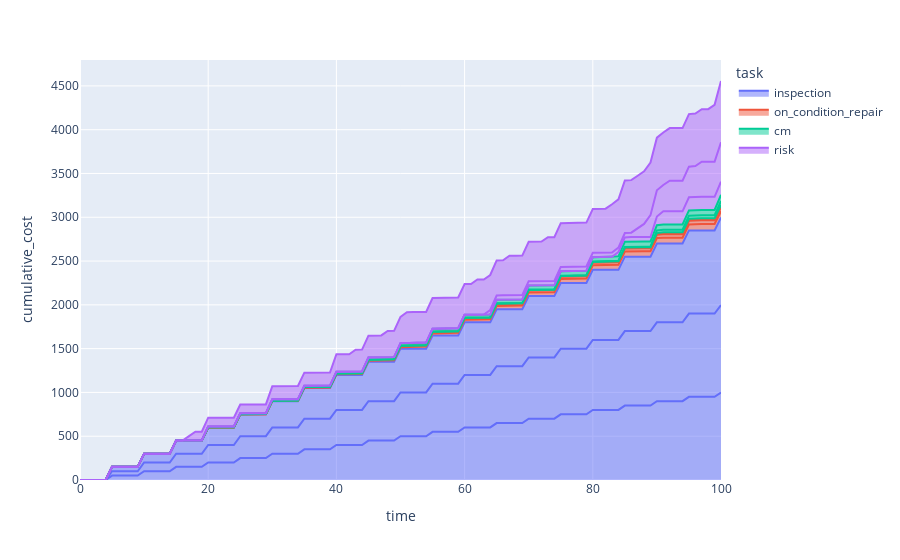

The cell this chart's notebook holds for it:
### Code cell
fig

### Figure 1 — Plotly figure (JSON) as saved in the notebook; plotly's stock layout.template omitted (floating-point values rounded to 4 significant figures)
{"data": [{"hovertemplate": "task=inspection<br>failure_mode=fast_aging<br>time=%{x}<br>cumulative_cost=%{y}<extra></extra>", "legendgroup": "inspection", "line": {"color": "#636efa"}, "mode": "lines", "name": "inspection", "orientation": "v", "showlegend": true, "stackgroup": "1", "type": "scatter", "x": [0, 1, 2, 3, 4, 5, 6, 7, 8, 9, 10, 11, 12, 13, 14, 15, 16, 17, 18, 19, 20, 21, 22, 23, 24, 25, 26, 27, 28, 29, 30, 31, 32, 33, 34, 35, 36, 37, 38, 39, 40, 41, 42, 43, 44, 45, 46, 47, 48, 49, 50, 51, 52, 53, 54, 55, 56, 57, 58, 59, 60, 61, 62, 63, 64, 65, 66, 67, 68, 69, 70, 71, 72, 73, 74, 75, 76, 77, 78, 79, 80, 81, 82, 83, 84, 85, 86, 87, 88, 89, 90, 91, 92, 93, 94, 95, 96, 97, 98, 99, 100], "xaxis": "x", "y": [0, 0, 0, 0, 0, 50, 50, 50, 50, 50, 100, 100, 100, 100, 100, 150, 150, 150, 150, 150, 200, 200, 200, 200, 200, 250, 250, 250, 250, 250, 300, 300, 300, 300, 300, 350, 350, 350, 350, 350, 400, 400, 400, 400, 400, 450, 450, 450, 450, 450, 500, 500, 500, 500, 500, 550, 550, 550, 550, 550, 600, 600, 600, 600, 600, 650, 650, 650, 650, 650, 700, 700, 700, 700, 700, 750, 750, 750, 750, 750, 800, 800, 800, 800, 800, 850, 850, 850, 850, 850, 900, 900, 900, 900, 900, 950, 950, 950, 950, 950, 999], "yaxis": "y"}, {"hovertemplate": "task=inspection<br>failure_mode=slow_aging<br>time=%{x}<br>cumulative_cost=%{y}<extra></extra>", "legendgroup": "inspection", "line": {"color": "#636efa"}, "mode": "lines", "name": "inspection", "orientation": "v", "showlegend": false, "stackgroup": "1", "type": "scatter", "x": [0, 1, 2, 3, 4, 5, 6, 7, 8, 9, 10, 11, 12, 13, 14, 15, 16, 17, 18, 19, 20, 21, 22, 23, 24, 25, 26, 27, 28, 29, 30, 31, 32, 33, 34, 35, 36, 37, 38, 39, 40, 41, 42, 43, 44, 45, 46, 47, 48, 49, 50, 51, 52, 53, 54, 55, 56, 57, 58, 59, 60, 61, 62, 63, 64, 65, 66, 67, 68, 69, 70, 71, 72, 73, 74, 75, 76, 77, 78, 79, 80, 81, 82, 83, 84, 85, 86, 87, 88, 89, 90, 91, 92, 93, 94, 95, 96, 97, 98, 99, 100], "xaxis": "x", "y": [0, 0, 0, 0, 0, 50, 50, 50, 50, 50, 100, 100, 100, 100, 100, 150, 150, 150, 150, 150, 200, 200, 200, 200, 200, 250, 250, 250, 250, 250, 300, 300, 300, 300, 300, 350, 350, 350, 350, 350, 400, 400, 400, 400, 400, 450, 450, 450, 450, 450, 500, 500, 500, 500, 500, 550, 550, 550, 550, 550, 600, 600, 600, 600, 600, 650, 650, 650, 650, 650, 700, 700, 700, 700, 700, 750, 750, 750, 750, 750, 800, 800, 800, 800, 800, 850, 850, 850, 850, 850, 900, 900, 900, 900, 900, 950, 950, 950, 950, 950, 999], "yaxis": "y"}, {"hovertemplate": "task=inspection<br>failure_mode=random<br>time=%{x}<br>cumulative_cost=%{y}<extra></extra>", "legendgroup": "inspection", "line": {"color": "#636efa"}, "mode": "lines", "name": "inspection", "orientation": "v", "showlegend": false, "stackgroup": "1", "type": "scatter", "x": [0, 1, 2, 3, 4, 5, 6, 7, 8, 9, 10, 11, 12, 13, 14, 15, 16, 17, 18, 19, 20, 21, 22, 23, 24, 25, 26, 27, 28, 29, 30, 31, 32, 33, 34, 35, 36, 37, 38, 39, 40, 41, 42, 43, 44, 45, 46, 47, 48, 49, 50, 51, 52, 53, 54, 55, 56, 57, 58, 59, 60, 61, 62, 63, 64, 65, 66, 67, 68, 69, 70, 71, 72, 73, 74, 75, 76, 77, 78, 79, 80, 81, 82, 83, 84, 85, 86, 87, 88, 89, 90, 91, 92, 93, 94, 95, 96, 97, 98, 99, 100], "xaxis": "x", "y": [0, 0, 0, 0, 0, 50, 50, 50, 50, 50, 100, 100, 100, 100, 100, 150, 150, 150, 150, 150, 200, 200, 200, 200, 200, 250, 250, 250, 250, 250, 300, 300, 300, 300, 300, 350, 350, 350, 350, 350, 400, 400, 400, 400, 400, 450, 450, 450, 450, 450, 500, 500, 500, 500, 500, 550, 550, 550, 550, 550, 600, 600, 600, 600, 600, 650, 650, 650, 650, 650, 700, 700, 700, 700, 700, 750, 750, 750, 750, 750, 800, 800, 800, 800, 800, 850, 850, 850, 850, 850, 900, 900, 900, 900, 900, 950, 950, 950, 950, 950, 999], "yaxis": "y"}, {"hovertemplate": "task=on_condition_repair<br>failure_mode=fast_aging<br>time=%{x}<br>cumulative_cost=%{y}<extra></extra>", "legendgroup": "on_condition_repair", "line": {"color": "#EF553B"}, "mode": "lines", "name": "on_condition_repair", "orientation": "v", "showlegend": true, "stackgroup": "1", "type": "scatter", "x": [0, 1, 2, 3, 4, 5, 6, 7, 8, 9, 10, 11, 12, 13, 14, 15, 16, 17, 18, 19, 20, 21, 22, 23, 24, 25, 26, 27, 28, 29, 30, 31, 32, 33, 34, 35, 36, 37, 38, 39, 40, 41, 42, 43, 44, 45, 46, 47, 48, 49, 50, 51, 52, 53, 54, 55, 56, 57, 58, 59, 60, 61, 62, 63, 64, 65, 66, 67, 68, 69, 70, 71, 72, 73, 74, 75, 76, 77, 78, 79, 80, 81, 82, 83, 84, 85, 86, 87, 88, 89, 90, 91, 92, 93, 94, 95, 96, 97, 98, 99, 100], "xaxis": "x", "y": [0, 0, 0, 0, 0, 0, 0, 0, 0, 0, 0, 0, 0, 0, 0, 0, 0, 0, 0, 0, 0, 0, 0, 0, 0, 0, 0, 0, 0, 1, 2, 3, 4, 4, 4, 4, 5, 5, 5, 6, 7, 7, 7, 8, 10, 11, 13, 14, 15, 16, 17, 19, 21, 22, 23, 24, 26, 27, 29, 30, 30, 31, 32, 33, 34, 36, 38, 39, 40, 41, 41, 43, 43, 44, 44, 45, 48, 49, 50, 51, 52, 55, 56, 56, 57, 58, 62, 62, 62, 62, 63, 67, 67, 67, 67, 67, 73, 73, 73, 73, 73], "yaxis": "y"}, {"hovertemplate": "task=on_condition_repair<br>failure_mode=slow_aging<br>time=%{x}<br>cumulative_cost=%{y}<extra></extra>", "legendgroup": "on_condition_repair", "line": {"color": "#EF553B"}, "mode": "lines", "name": "on_condition_repair", "orientation": "v", "showlegend": false, "stackgroup": "1", "type": "scatter", "x": [0, 1, 2, 3, 4, 5, 6, 7, 8, 9, 10, 11, 12, 13, 14, 15, 16, 17, 18, 19, 20, 21, 22, 23, 24, 25, 26, 27, 28, 29, 30, 31, 32, 33, 34, 35, 36, 37, 38, 39, 40, 41, 42, 43, 44, 45, 46, 47, 48, 49, 50, 51, 52, 53, 54, 55, 56, 57, 58, 59, 60, 61, 62, 63, 64, 65, 66, 67, 68, 69, 70, 71, 72, 73, 74, 75, 76, 77, 78, 79, 80, 81, 82, 83, 84, 85, 86, 87, 88, 89, 90, 91, 92, 93, 94, 95, 96, 97, 98, 99, 100], "xaxis": "x", "y": [0, 0, 0, 0, 0, 0, 0, 0, 0, 0, 0, 0, 0, 0, 0, 0, 0, 0, 0, 0, 0, 0, 0, 0, 0, 0, 0, 0, 0, 0, 1, 1, 1, 1, 1, 4, 4, 4, 4, 4, 6, 6, 6, 6, 6, 8, 8, 8, 8, 8, 12, 12, 12, 12, 12, 15, 15, 15, 15, 15, 17, 17, 17, 17, 17, 20, 20, 20, 20, 20, 23, 23, 23, 23, 23, 26, 26, 26, 26, 26, 30, 30, 30, 30, 30, 34, 34, 34, 34, 34, 38, 38, 38, 38, 38, 42, 42, 42, 42, 42, 46], "yaxis": "y"}, {"hovertemplate": "task=on_condition_repair<br>failure_mode=random<br>time=%{x}<br>cumulative_cost=%{y}<extra></extra>", "legendgroup": "on_condition_repair", "line": {"color": "#EF553B"}, "mode": "lines", "name": "on_condition_repair", "orientation": "v", "showlegend": false, "stackgroup": "1", "type": "scatter", "x": [0, 1, 2, 3, 4, 5, 6, 7, 8, 9, 10, 11, 12, 13, 14, 15, 16, 17, 18, 19, 20, 21, 22, 23, 24, 25, 26, 27, 28, 29, 30, 31, 32, 33, 34, 35, 36, 37, 38, 39, 40, 41, 42, 43, 44, 45, 46, 47, 48, 49, 50, 51, 52, 53, 54, 55, 56, 57, 58, 59, 60, 61, 62, 63, 64, 65, 66, 67, 68, 69, 70, 71, 72, 73, 74, 75, 76, 77, 78, 79, 80, 81, 82, 83, 84, 85, 86, 87, 88, 89, 90, 91, 92, 93, 94, 95, 96, 97, 98, 99, 100], "xaxis": "x", "y": [0, 0, 0, 0, 0, 0, 0, 0, 0, 0, 1, 1, 1, 1, 1, 1, 1, 1, 1, 1, 2, 2, 2, 2, 2, 2, 2, 2, 2, 2, 3, 3, 3, 3, 3, 3, 3, 3, 3, 3, 3, 3, 3, 3, 3, 4, 4, 4, 4, 4, 4, 4, 4, 4, 4, 4, 4, 4, 4, 4, 5, 5, 5, 5, 5, 6, 6, 6, 6, 6, 6, 6, 6, 6, 6, 7, 7, 7, 7, 7, 7, 7, 7, 7, 7, 8, 8, 8, 8, 8, 8, 8, 8, 8, 8, 9, 9, 9, 9, 9, 10], "yaxis": "y"}, {"hovertemplate": "task=cm<br>failure_mode=fast_aging<br>time=%{x}<br>cumulative_cost=%{y}<extra></extra>", "legendgroup": "cm", "line": {"color": "#00cc96"}, "mode": "lines", "name": "cm", "orientation": "v", "showlegend": true, "stackgroup": "1", "type": "scatter", "x": [0, 1, 2, 3, 4, 5, 6, 7, 8, 9, 10, 11, 12, 13, 14, 15, 16, 17, 18, 19, 20, 21, 22, 23, 24, 25, 26, 27, 28, 29, 30, 31, 32, 33, 34, 35, 36, 37, 38, 39, 40, 41, 42, 43, 44, 45, 46, 47, 48, 49, 50, 51, 52, 53, 54, 55, 56, 57, 58, 59, 60, 61, 62, 63, 64, 65, 66, 67, 68, 69, 70, 71, 72, 73, 74, 75, 76, 77, 78, 79, 80, 81, 82, 83, 84, 85, 86, 87, 88, 89, 90, 91, 92, 93, 94, 95, 96, 97, 98, 99, 100], "xaxis": "x", "y": [0, 0, 0, 0, 0, 0, 0, 0, 0, 0, 0, 0, 0, 0, 0, 0, 0, 0, 0, 0, 0, 0, 0, 0, 0, 0, 0, 0, 0, 0, 0, 0, 0, 0, 0, 0, 0, 0, 0, 0, 0, 0, 0, 0, 0, 0, 0, 0, 0, 0, 0, 0, 0, 0, 0, 0, 0, 0, 0, 0, 0, 0, 0, 0, 0, 0, 0, 0, 0, 0, 0, 0, 0, 0, 0, 0, 0, 0, 0, 0, 0, 0, 0, 0, 5, 5, 5, 5, 5, 5, 10, 15, 15, 15, 15, 15, 15, 15, 15, 15, 15], "yaxis": "y"}, {"hovertemplate": "task=cm<br>failure_mode=slow_aging<br>time=%{x}<br>cumulative_cost=%{y}<extra></extra>", "legendgroup": "cm", "line": {"color": "#00cc96"}, "mode": "lines", "name": "cm", "orientation": "v", "showlegend": false, "stackgroup": "1", "type": "scatter", "x": [0, 1, 2, 3, 4, 5, 6, 7, 8, 9, 10, 11, 12, 13, 14, 15, 16, 17, 18, 19, 20, 21, 22, 23, 24, 25, 26, 27, 28, 29, 30, 31, 32, 33, 34, 35, 36, 37, 38, 39, 40, 41, 42, 43, 44, 45, 46, 47, 48, 49, 50, 51, 52, 53, 54, 55, 56, 57, 58, 59, 60, 61, 62, 63, 64, 65, 66, 67, 68, 69, 70, 71, 72, 73, 74, 75, 76, 77, 78, 79, 80, 81, 82, 83, 84, 85, 86, 87, 88, 89, 90, 91, 92, 93, 94, 95, 96, 97, 98, 99, 100], "xaxis": "x", "y": [0, 0, 0, 0, 0, 0, 0, 0, 0, 0, 0, 0, 0, 0, 0, 0, 0, 0, 0, 0, 0, 0, 0, 0, 0, 0, 0, 0, 0, 0, 0, 0, 0, 0, 0, 0, 0, 0, 0, 0, 0, 0, 0, 0, 0, 0, 0, 0, 0, 0, 0, 0, 0, 0, 0, 0, 0, 0, 0, 0, 0, 0, 0, 0, 0, 5, 5, 5, 5, 5, 5, 5, 5, 5, 5, 5, 5, 5, 5, 5, 5, 5, 5, 5, 5, 5, 5, 5, 5, 5, 30, 30, 30, 30, 30, 35, 35, 35, 35, 35, 45], "yaxis": "y"}, {"hovertemplate": "task=cm<br>failure_mode=random<br>time=%{x}<br>cumulative_cost=%{y}<extra></extra>", "legendgroup": "cm", "line": {"color": "#00cc96"}, "mode": "lines", "name": "cm", "orientation": "v", "showlegend": false, "stackgroup": "1", "type": "scatter", "x": [0, 1, 2, 3, 4, 5, 6, 7, 8, 9, 10, 11, 12, 13, 14, 15, 16, 17, 18, 19, 20, 21, 22, 23, 24, 25, 26, 27, 28, 29, 30, 31, 32, 33, 34, 35, 36, 37, 38, 39, 40, 41, 42, 43, 44, 45, 46, 47, 48, 49, 50, 51, 52, 53, 54, 55, 56, 57, 58, 59, 60, 61, 62, 63, 64, 65, 66, 67, 68, 69, 70, 71, 72, 73, 74, 75, 76, 77, 78, 79, 80, 81, 82, 83, 84, 85, 86, 87, 88, 89, 90, 91, 92, 93, 94, 95, 96, 97, 98, 99, 100], "xaxis": "x", "y": [0, 0, 0, 0, 0, 0, 0, 0, 0, 0, 0, 0, 0, 0, 0, 0, 0, 0, 0, 0, 10, 10, 10, 10, 10, 10, 10, 10, 10, 10, 15, 15, 15, 15, 15, 15, 15, 15, 15, 15, 20, 20, 20, 20, 20, 25, 25, 25, 25, 25, 30, 30, 30, 30, 30, 35, 35, 35, 35, 35, 35, 35, 35, 35, 35, 40, 40, 40, 40, 40, 45, 45, 45, 45, 45, 50, 50, 50, 50, 50, 50, 50, 50, 50, 50, 60, 60, 60, 60, 60, 60, 60, 60, 60, 60, 60, 60, 60, 60, 60, 70], "yaxis": "y"}, {"hovertemplate": "task=risk<br>failure_mode=fast_aging<br>time=%{x}<br>cumulative_cost=%{y}<extra></extra>", "legendgroup": "risk", "line": {"color": "#ab63fa"}, "mode": "lines", "name": "risk", "orientation": "v", "showlegend": true, "stackgroup": "1", "type": "scatter", "x": [0, 1, 2, 3, 4, 5, 6, 7, 8, 9, 10, 11, 12, 13, 14, 15, 16, 17, 18, 19, 20, 21, 22, 23, 24, 25, 26, 27, 28, 29, 30, 31, 32, 33, 34, 35, 36, 37, 38, 39, 40, 41, 42, 43, 44, 45, 46, 47, 48, 49, 50, 51, 52, 53, 54, 55, 56, 57, 58, 59, 60, 61, 62, 63, 64, 65, 66, 67, 68, 69, 70, 71, 72, 73, 74, 75, 76, 77, 78, 79, 80, 81, 82, 83, 84, 85, 86, 87, 88, 89, 90, 91, 92, 93, 94, 95, 96, 97, 98, 99, 100], "xaxis": "x", "y": [0, 0, 0, 0, 0, 0, 0, 0, 0, 0, 0, 0, 0, 0, 0, 0, 0, 0, 0, 0, 0, 0, 0, 0, 0, 0, 0, 0, 0, 0, 0, 0, 0, 0, 0, 0, 0, 0, 0, 0, 0, 0, 0, 0, 0, 0, 0, 0, 0, 0, 0, 0, 0, 0, 0, 0, 0, 0, 0, 0, 0, 0, 0, 0, 0, 0, 0, 0, 0, 0, 0, 0, 0, 0, 0, 0, 0, 0, 0, 0, 0, 0, 0, 0, 50, 50, 50, 50, 50, 50, 100, 150, 150, 150, 150, 150, 150, 150, 150, 150, 150], "yaxis": "y"}, {"hovertemplate": "task=risk<br>failure_mode=slow_aging<br>time=%{x}<br>cumulative_cost=%{y}<extra></extra>", "legendgroup": "risk", "line": {"color": "#ab63fa"}, "mode": "lines", "name": "risk", "orientation": "v", "showlegend": false, "stackgroup": "1", "type": "scatter", "x": [0, 1, 2, 3, 4, 5, 6, 7, 8, 9, 10, 11, 12, 13, 14, 15, 16, 17, 18, 19, 20, 21, 22, 23, 24, 25, 26, 27, 28, 29, 30, 31, 32, 33, 34, 35, 36, 37, 38, 39, 40, 41, 42, 43, 44, 45, 46, 47, 48, 49, 50, 51, 52, 53, 54, 55, 56, 57, 58, 59, 60, 61, 62, 63, 64, 65, 66, 67, 68, 69, 70, 71, 72, 73, 74, 75, 76, 77, 78, 79, 80, 81, 82, 83, 84, 85, 86, 87, 88, 89, 90, 91, 92, 93, 94, 95, 96, 97, 98, 99, 100], "xaxis": "x", "y": [0, 0, 0, 0, 0, 0, 0, 0, 0, 0, 0, 0, 0, 0, 0, 0, 0, 0, 0, 0, 0, 0, 0, 0, 0, 0, 0, 0, 0, 0, 0, 0, 0, 0, 0, 0, 0, 0, 0, 0, 0, 0, 0, 0, 0, 0, 0, 0, 0, 0, 0, 0, 0, 0, 0, 0, 0, 0, 0, 0, 0, 0, 0, 0, 50, 50, 50, 50, 50, 50, 50, 50, 50, 50, 50, 50, 50, 50, 50, 50, 50, 50, 50, 50, 50, 50, 50, 100, 150, 250, 300, 300, 350, 350, 350, 350, 350, 400, 400, 400, 450], "yaxis": "y"}, {"hovertemplate": "task=risk<br>failure_mode=random<br>time=%{x}<br>cumulative_cost=%{y}<extra></extra>", "legendgroup": "risk", "line": {"color": "#ab63fa"}, "mode": "lines", "name": "risk", "orientation": "v", "showlegend": false, "stackgroup": "1", "type": "scatter", "x": [0, 1, 2, 3, 4, 5, 6, 7, 8, 9, 10, 11, 12, 13, 14, 15, 16, 17, 18, 19, 20, 21, 22, 23, 24, 25, 26, 27, 28, 29, 30, 31, 32, 33, 34, 35, 36, 37, 38, 39, 40, 41, 42, 43, 44, 45, 46, 47, 48, 49, 50, 51, 52, 53, 54, 55, 56, 57, 58, 59, 60, 61, 62, 63, 64, 65, 66, 67, 68, 69, 70, 71, 72, 73, 74, 75, 76, 77, 78, 79, 80, 81, 82, 83, 84, 85, 86, 87, 88, 89, 90, 91, 92, 93, 94, 95, 96, 97, 98, 99, 100], "xaxis": "x", "y": [0, 0, 0, 0, 0, 0, 0, 0, 0, 0, 0, 0, 0, 0, 0, 0, 0, 50, 100, 100, 100, 100, 100, 100, 100, 100, 100, 100, 100, 100, 150, 150, 150, 150, 150, 150, 150, 150, 150, 150, 200, 200, 200, 250, 250, 250, 250, 250, 300, 300, 300, 350, 350, 350, 350, 350, 350, 350, 350, 350, 350, 350, 400, 400, 400, 400, 400, 450, 450, 450, 450, 450, 450, 500, 500, 500, 500, 500, 500, 500, 500, 500, 500, 550, 550, 600, 600, 600, 600, 600, 600, 600, 600, 600, 600, 600, 600, 600, 600, 650, 700], "yaxis": "y"}], "layout": {"legend": {"title": {"text": "task"}, "tracegroupgap": 0}, "margin": {"t": 60}, "xaxis": {"anchor": "y", "domain": [0, 1], "title": {"text": "time"}}, "yaxis": {"anchor": "x", "domain": [0, 1], "title": {"text": "cumulative_cost"}}}}
